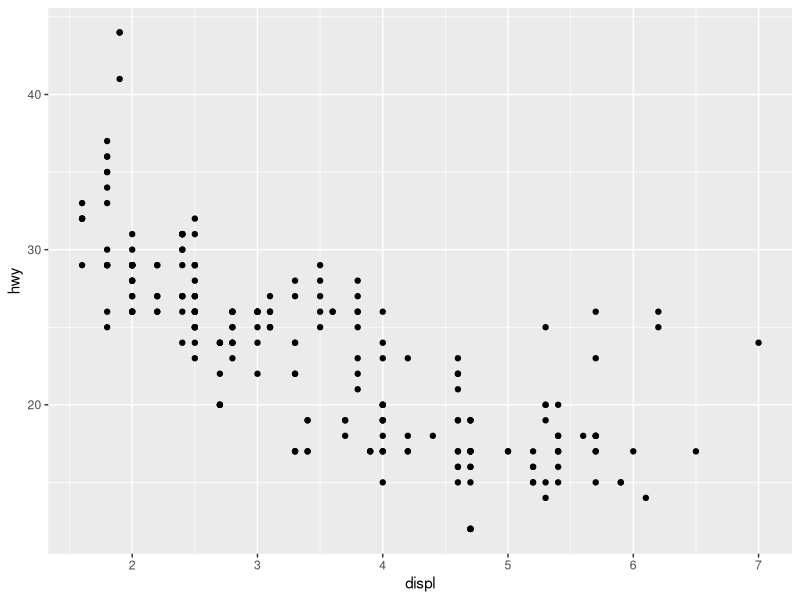
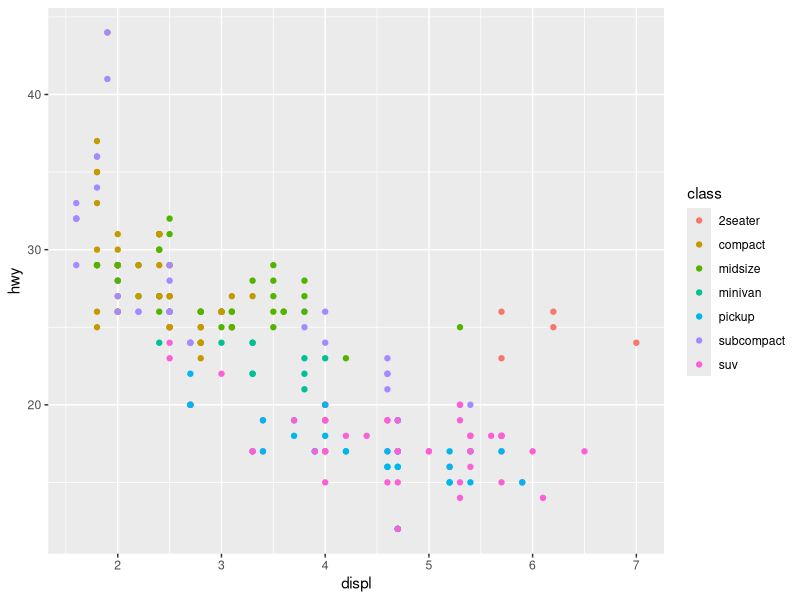
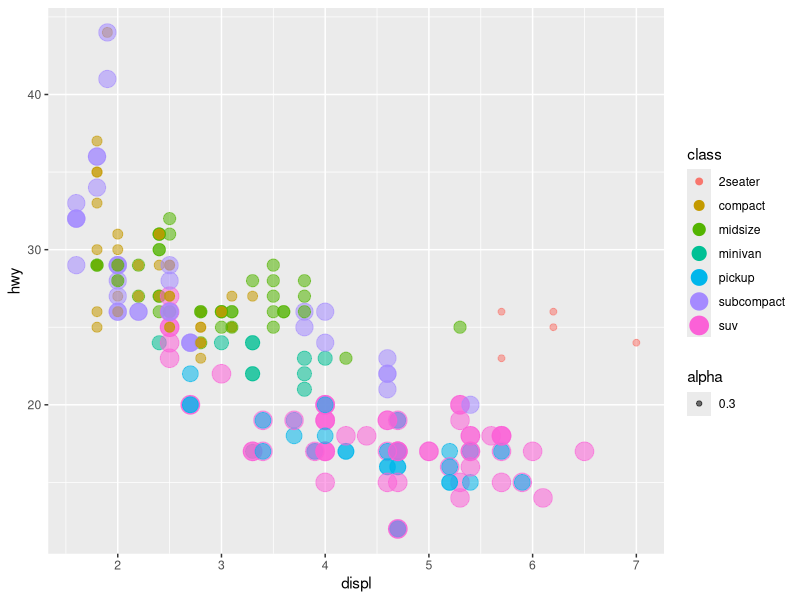
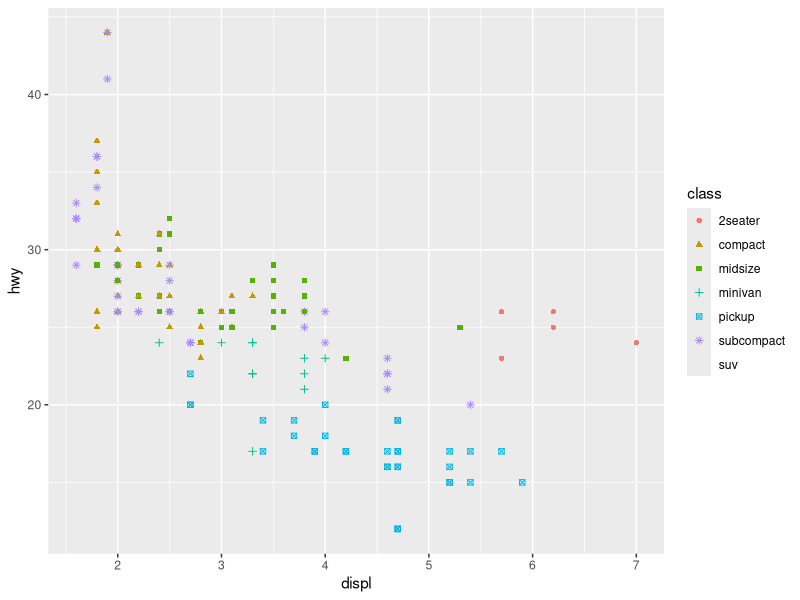
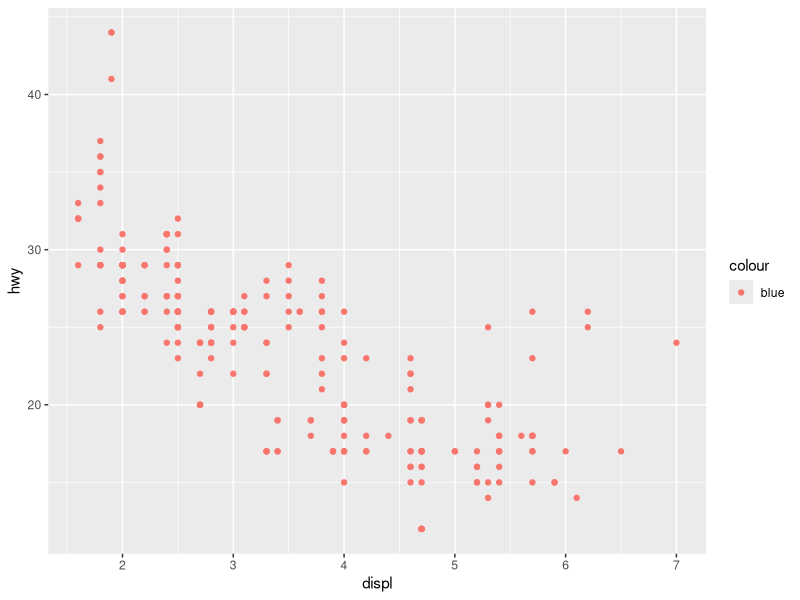
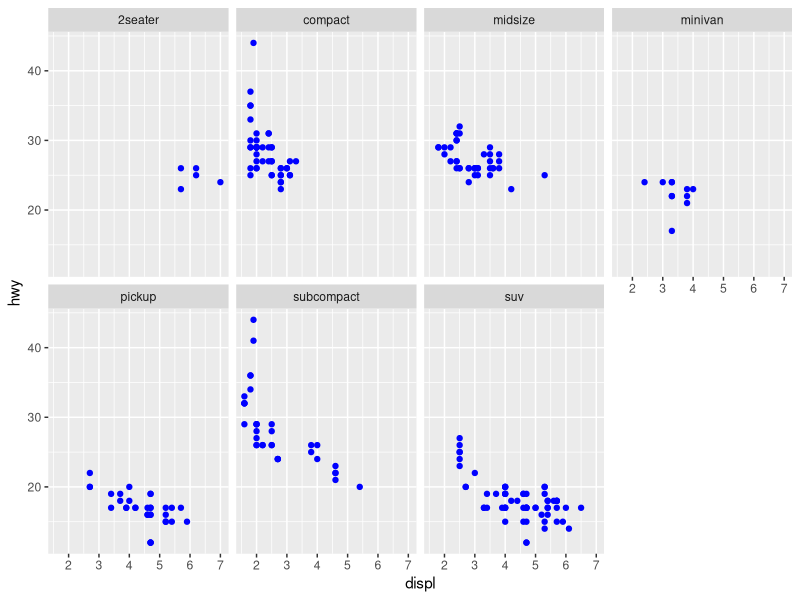
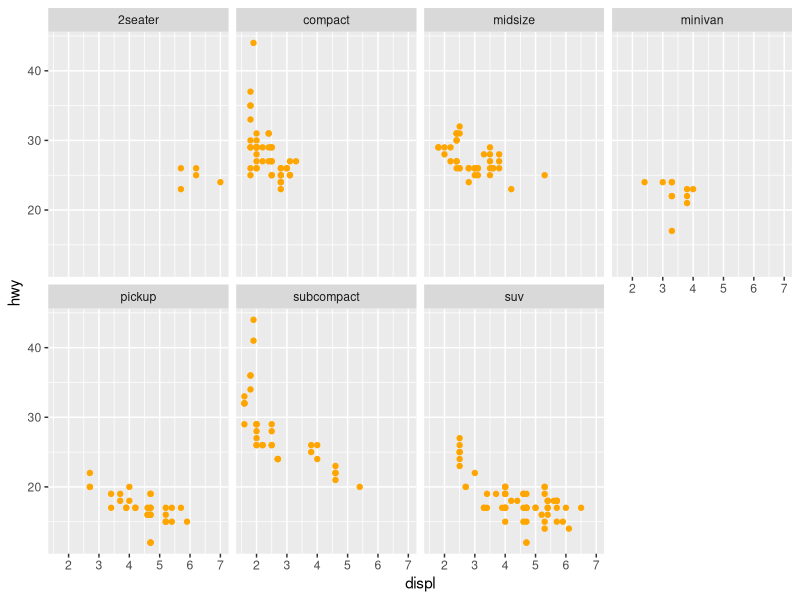
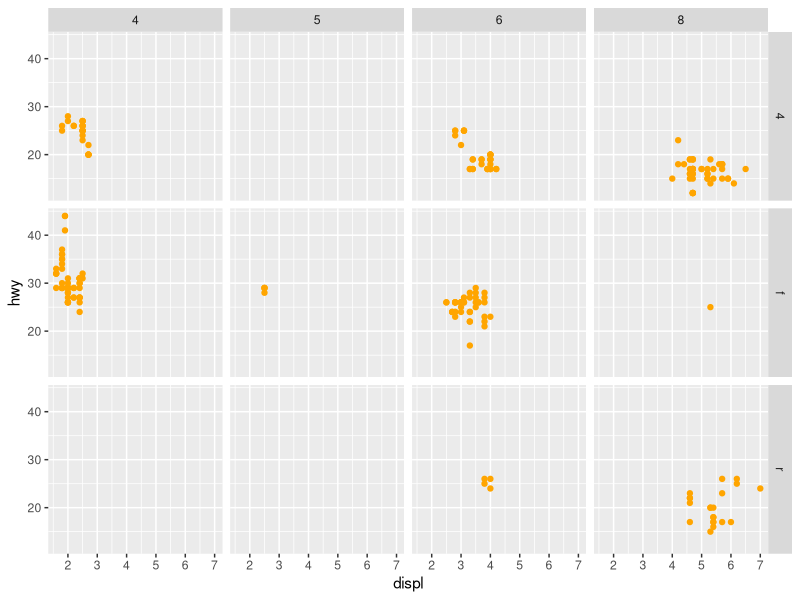

The R script that drew these images, in order: (Note: this script raises an error after producing the figures.)
install.packages("tidyverse")
library(tidyverse)

str(mpg)
head(mpg)

p <- ggplot(data = mpg,
            mapping = aes(x=displ,
                          y=hwy)) # + geom_point()도 가능

#산점도
p + geom_point()


p + geom_point (mapping = aes(color = class))

colors()

p + geom_point (mapping = aes(color = class,
                              size = class,
                              alpha = 0.3))

p + geom_point (mapping = aes(color = class,
                              shape = class))


# 맵핑은 종류별로 부여. -> 점 색깔이 파랑이 안나옴! 
p + geom_point (mapping = aes(color = "blue"))
# 그냥 컬러만 주자! 
p + geom_point(color = "blue") + 
  facet_wrap(~ class, nrow = 2)

p + geom_point (color = "orange") +
  facet_wrap(~ class, nrow = 2)

p + geom_point (color = "orange") +
  facet_grid(drv~cyl)

table(mpg$drv)
table(mpg$cyl)
par(mfrow = c(1,1))
barplot(table(mpg$cyl), col = "steelblue")

p+geom_point(color = "blue") +
  p+geom_smooth(color = "cyan") #추세선

#mapping으로 color을 줌

p + geom_point(mapping = aes(color = class)) +
  geom_smooth(color = "cyan")

#다이아몬드

library(ggplot2)
data("diamonds")
str(diamonds)
?diamonds
?mtcars

#ggplot 은 geom_을 많이 씀


#결과는 똑같이 나옴
p <- ggplot(data = diamonds)
p + geom_bar(mapping = aes(x = cut),
             fill = "steelblue")

p + stat_count(mapping = aes(x = cut),
               fill = "steelblue")

p + geom_bar(mapping = aes (x = cut,
                            fill = clarity), #
             position = "fill") #누적

p + geom_bar(mapping = aes (x = cut,
                            fill = clarity), #
             position = "dodge") #누적
ggplot(data = mpg) + 
  geom_point(mapping = aes (x = displ, y = hwy, 
                            color = class, size = class, alpha = 0.3),
             position = "jitter") #산점도

p <- ggplot (data = mpg,
             mapping= aes(x = class, y = hwy))
p + geom_boxplot(fill = "lightyellow")

p + geom_boxplot(fill = "lightyellow") + coord_flip() # 눕히기


#ggplot으로 geom_bar그리기

p <- ggplot(data = diamonds,
            mapping = aes(x = cut, fill = cut))

p + geom_bar(show.legend = F, width = 1) #width는 barplot의 간격
# 0.5로 두면 간격이 띄워짐

#극좌표계
p + geom_bar(show.legend = F, width = 1) +
  labs(x = NULL, y = NULL) +
  theme(aspect.ratio = 1) +
  coord_polar()

world <- map_data("world")
ggplot(world, aes(long, lat, group = group)) + 
  geom_polygon(fill = "lightyellow", color = "blue")

nz <-map_data("nz")
ggplot(world, aes(long, lat, group = group)) + 
  geom_polygon(fill = "orange", color = "tomato")



##-----------------------데이터 시각화 실습 (타이틀 넣기)----------------------

library(ggplot2)
p <- ggplot (data = mpg,aes(displ, hwy)) + #data생략가능
  geom_point (aes(color = class)) +
  geom_smooth (se = F)

#labs => 타이틀추가
p + labs(title = "Fuel Efficiency .vs. Engine Size",
         subtitle = "Two seaters are exceptional", #서브타이틀
         caption = "Data from fueleconomy.gov", #설명
         x = "Engine displacement (L)", #x축
         y = "Highway fuel economy", #y축
         color = "Car Type") #유형별 색상


##--------------------- r이 함수형 프로그램인 이유 -----------------------

"+"(3,4)

":" (1,10)